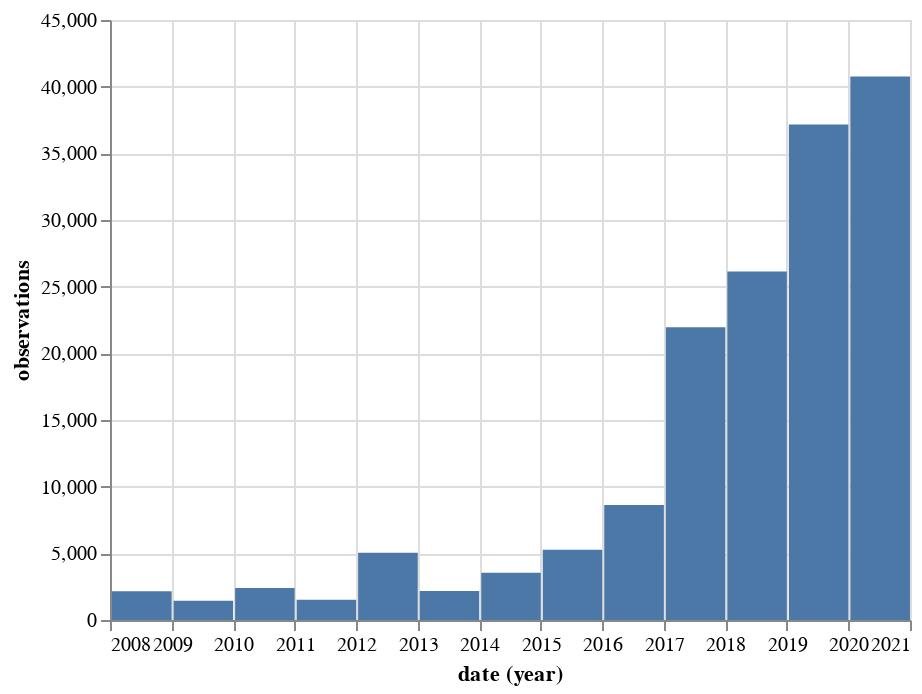

Notebook cell for this chart:
### Markdown cell above
### Observations per year
![observations_by_year.png](attachment:33d81806-a688-4fcf-b278-537fff262835.png)

### Code cell
observations_by_year = get_observation_histogram(
    place_id=PLACE_ID,
    interval='year',
    d1='2008-01-01',
    d2=f'{YEAR}-12-31',
    verifiable=True,
)
observations_by_year = pd.DataFrame(
    [{'date': k, 'observations': v} for k, v in observations_by_year.items()]
)

alt.Chart(observations_by_year).mark_bar().encode(x='year(date):T', y='observations:Q')

### Figure 1 — Vega-Lite specification as saved in the notebook (floating-point values rounded to 4 significant figures)
{"config": {"view": {"continuousWidth": 400, "continuousHeight": 300}}, "data": {"name": "data-925677eb49180e66a184d37903e6adb1"}, "mark": "bar", "encoding": {"x": {"type": "temporal", "field": "date", "timeUnit": "year"}, "y": {"type": "quantitative", "field": "observations"}}, "$schema": "https://vega.github.io/schema/vega-lite/v4.8.1.json", "datasets": {"data-925677eb49180e66a184d37903e6adb1": [{"date": "2008-01-01T00:00:00", "observations": 2155}, {"date": "2009-01-01T00:00:00", "observations": 1444}, {"date": "2010-01-01T00:00:00", "observations": 2408}, {"date": "2011-01-01T00:00:00", "observations": 1525}, {"date": "2012-01-01T00:00:00", "observations": 5050}, {"date": "2013-01-01T00:00:00", "observations": 2172}, {"date": "2014-01-01T00:00:00", "observations": 3550}, {"date": "2015-01-01T00:00:00", "observations": 5260}, {"date": "2016-01-01T00:00:00", "observations": 8618}, {"date": "2017-01-01T00:00:00", "observations": 21959}, {"date": "2018-01-01T00:00:00", "observations": 26140}, {"date": "2019-01-01T00:00:00", "observations": 37171}, {"date": "2020-01-01T00:00:00", "observations": 40759}]}}
